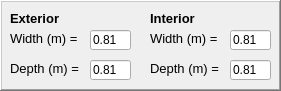
      <widget class="QFrame" name="ColsSection">
       <property name="geometry">
        <rect>
         <x>0</x>
         <y>40</y>
         <width>281</width>
         <height>91</height>
        </rect>
       </property>
       <property name="frameShape">
        <enum>QFrame::WinPanel</enum>
       </property>
       <property name="frameShadow">
        <enum>QFrame::Raised</enum>
       </property>
       <property name="lineWidth">
        <number>1</number>
       </property>
       <property name="midLineWidth">
        <number>1</number>
       </property>
       <widget class="QLabel" name="label_2">
        <property name="geometry">
         <rect>
          <x>10</x>
          <y>30</y>
          <width>71</width>
          <height>16</height>
         </rect>
        </property>
        <property name="font">
         <font>
          <family>Arial</family>
          <pointsize>10</pointsize>
          <weight>50</weight>
          <italic>false</italic>
          <bold>false</bold>
         </font>
        </property>
        <property name="text">
         <string>Width (m) =</string>
        </property>
       </widget>
       <widget class="QLineEdit" name="BCole">
        <property name="geometry">
         <rect>
          <x>90</x>
          <y>30</y>
          <width>41</width>
          <height>20</height>
         </rect>
        </property>
        <property name="focusPolicy">
         <enum>Qt::StrongFocus</enum>
        </property>
        <property name="contextMenuPolicy">
         <enum>Qt::ActionsContextMenu</enum>
        </property>
        <property name="text">
         <string>0.81</string>
        </property>
        <property name="placeholderText">
         <string>0.4</string>
        </property>
       </widget>
       <widget class="QLabel" name="label_3">
        <property name="geometry">
         <rect>
          <x>10</x>
          <y>10</y>
          <width>101</width>
          <height>16</height>
         </rect>
        </property>
        <property name="font">
         <font>
          <pointsize>10</pointsize>
          <weight>75</weight>
          <italic>false</italic>
          <bold>true</bold>
         </font>
        </property>
        <property name="text">
         <string>Exterior</string>
        </property>
       </widget>
       <widget class="QLabel" name="label_4">
        <property name="geometry">
         <rect>
          <x>150</x>
          <y>10</y>
          <width>71</width>
          <height>16</height>
         </rect>
        </property>
        <property name="font">
         <font>
          <pointsize>10</pointsize>
          <weight>75</weight>
          <italic>false</italic>
          <bold>true</bold>
         </font>
        </property>
        <property name="text">
         <string>Interior</string>
        </property>
       </widget>
       <widget class="QLabel" name="label_5">
        <property name="geometry">
         <rect>
          <x>10</x>
          <y>60</y>
          <width>71</width>
          <height>16</height>
         </rect>
        </property>
        <property name="font">
         <font>
          <family>Arial</family>
          <pointsize>10</pointsize>
          <weight>50</weight>
          <italic>false</italic>
          <bold>false</bold>
         </font>
        </property>
        <property name="text">
         <string>Depth (m) =</string>
        </property>
       </widget>
       <widget class="QLineEdit" name="HCole">
        <property name="geometry">
         <rect>
          <x>90</x>
          <y>60</y>
          <width>41</width>
          <height>20</height>
         </rect>
        </property>
        <property name="text">
         <string>0.81</string>
        </property>
        <property name="placeholderText">
         <string>0.5</string>
        </property>
       </widget>
       <widget class="QLineEdit" name="HColi">
        <property name="geometry">
         <rect>
          <x>230</x>
          <y>60</y>
          <width>41</width>
          <height>20</height>
         </rect>
        </property>
        <property name="text">
         <string>0.81</string>
        </property>
        <property name="placeholderText">
         <string>0.5</string>
        </property>
       </widget>
       <widget class="QLabel" name="label_6">
        <property name="geometry">
         <rect>
          <x>150</x>
          <y>30</y>
          <width>71</width>
          <height>16</height>
         </rect>
        </property>
        <property name="font">
         <font>
          <family>Arial</family>
          <pointsize>10</pointsize>
          <weight>50</weight>
          <italic>false</italic>
          <bold>false</bold>
         </font>
        </property>
        <property name="text">
         <string>Width (m) =</string>
        </property>
       </widget>
       <widget class="QLineEdit" name="BColi">
        <property name="geometry">
         <rect>
          <x>230</x>
          <y>30</y>
          <width>41</width>
          <height>20</height>
         </rect>
        </property>
        <property name="text">
         <string>0.81</string>
        </property>
        <property name="placeholderText">
         <string>0.4</string>
        </property>
       </widget>
       <widget class="QLabel" name="label_7">
        <property name="geometry">
         <rect>
          <x>150</x>
          <y>60</y>
          <width>71</width>
          <height>16</height>
         </rect>
        </property>
        <property name="font">
         <font>
          <family>Arial</family>
          <pointsize>10</pointsize>
          <weight>50</weight>
          <italic>false</italic>
          <bold>false</bold>
         </font>
        </property>
        <property name="text">
         <string>Depth (m) =</string>
        </property>
       </widget>
      </widget>
